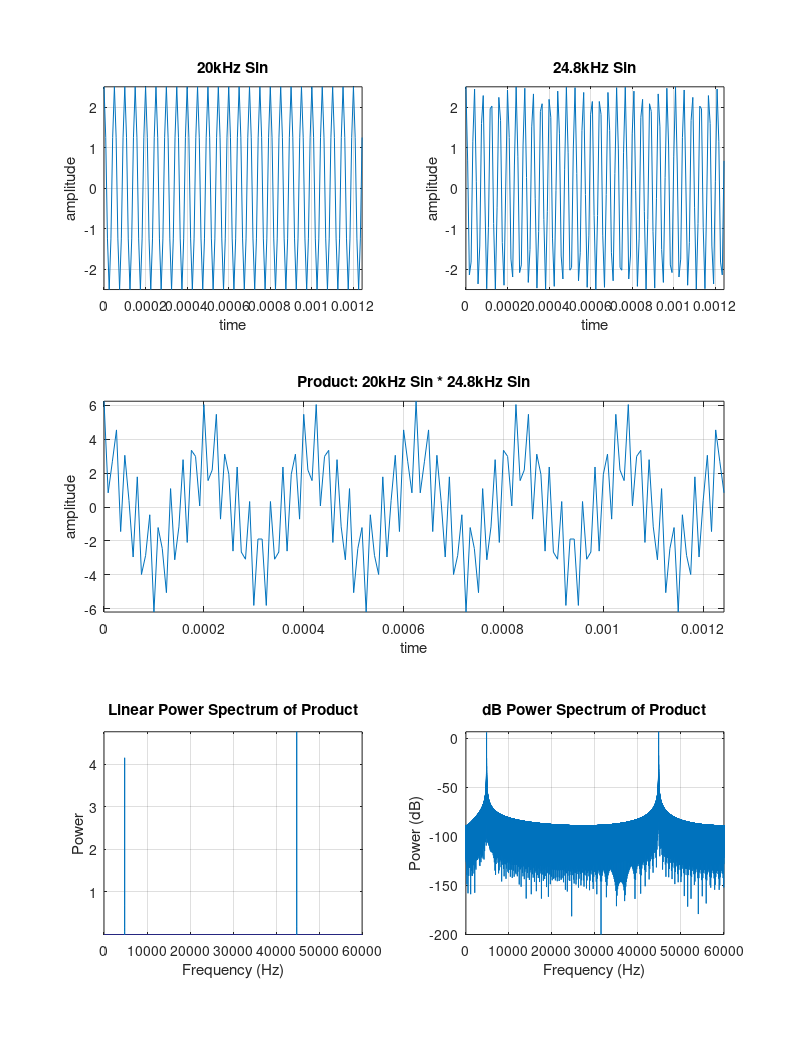

This figure's MATLAB source: (Note: this script raises an error after producing the figure.)
%Lab 10 Material - signal generation

orient tall

%want to characterize spectrum to 60 kHz (nyquist freq) so fs = 120 kHz
Fs=120000;
Fn=Fs/2;  
%set the sampling period
t=0:1/Fs:2;
%generate your two signals for 1 second
s1=2.5*cos(2*pi*t*20e3);
s2=2.5*cos(2*pi*t*24.8e3);
%generate the product
x = s1 .* s2;
%generate some plots
figure(1)
subplot(321),plot(t(1:150),s1(1:150));grid;axis tight;
title('20kHz Sin');xlabel('time');ylabel('amplitude')
subplot(322),plot(t(1:150),s2(1:150));grid;axis tight;
title('24.8kHz Sin');xlabel('time');ylabel('amplitude')
subplot(3,2,[3 4]),plot(t(1:150),x(1:150));grid;axis tight;
title('Product: 20kHz Sin * 24.8kHz Sin');xlabel('time');ylabel('amplitude')

% compute and display the freq response using the FFT and Matlab app note
% Use next higher power of 2 greater than or equal to 
% length(x) to calculate FFT. 
NFFT= 2^(nextpow2(length(x))); 
% Take fft, padding with zeros so that length(FFTX) is equal to NFFT 
FFTX = fft(x,NFFT); 
% Calculate the numberof unique points 
NumUniquePts = ceil((NFFT+1)/2); 
% FFT is symmetric, throw away second half 
FFTX = FFTX(1:NumUniquePts); 
% Take the magnitude of fft of x 
MX = abs(FFTX); 
% Scale the fft so that it is not a function of the length of x 
MX = MX/length(x); 
% Take the square of the magnitude of fft of x. 
MX = MX.^2; 
% Multiply by 2 because you threw out second half of FFTX above 
MX = MX*2; 
% DC Component should be unique. 
MX(1) = MX(1)/2; 
% Nyquist component should also be unique.
if ~rem(NFFT,2) 
   % Here NFFT is even; therefore,Nyquist point is included. 
   MX(end) = MX(end)/2; 
end 
% This is an evenly spaced frequency vector with NumUniquePts points. 
f = (0:NumUniquePts-1)*Fs/NFFT; 
% Generate the plot, title and labels. 
subplot(325),plot(f,MX);grid;axis tight;
title('Linear Power Spectrum of Product'); xlabel('Frequency (Hz)'); 
ylabel('Power'); 
subplot(326),plot(f,10*log10(MX));grid;axis tight;
title('dB Power Spectrum of Product'); xlabel('Frequency (Hz)'); 
ylabel('Power (dB)'); 

freqz(Num,1,1000,120e3)
y = filter(Num,1,x);
y_fft = fft(y);
L = length(y_fft);
y_dB = 20*log10(y_fft);


N = length(y);
xdft = fft(y);
xdft = xdft(1:N/2+1);
psdx = (1/(Fs*N)) * abs(xdft).^2;
psdx(2:end-1) = 2*psdx(2:end-1);
freq = 0:Fs/length(x):Fs/2;

figure();
subplot(211)
plot(t(1:501),y(1:501))
xlabel('Time [s]')
ylabel('Magnitude [V]')
title('Time Domain Output (First 500 data points)')
subplot(212)
% plot(Fs/L*(0:L-1),y_dB)
plot(freq,10*log10(psdx))
xlabel('Frequency [Hz]')
ylabel('Magnitude [dB]')
title('Frequency Domain Output')
